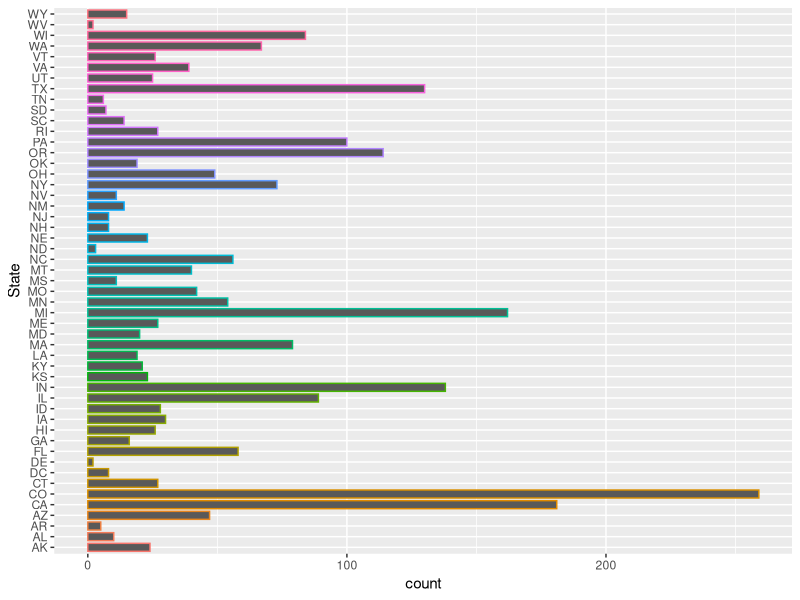

This chart was generated by the following R code:
## ---- chunk 1
#Q2 - Merge Beer and Breweries files by Brew_ID (Assumes Beers.csv file has renamed Brewery_ID to Brew_ID) and prints the first/last 6 observations.
beers <- read.csv("CleanedBeerData.csv", header = TRUE)
breweries <- read.csv("CleanedBreweryData.csv", header = TRUE)
master.file <- Reduce(function(beers, breweries) merge(beers, breweries, by="Brew_ID"), list(beers, breweries))
write.csv(master.file, file = "masterfile.csv", row.names = FALSE)
state.count <- as.data.frame(table(master.file$State))
names(state.count) <- c("State", "Brewery_Count")
state.count
library(ggplot2)
states <- data.frame(master.file$Brew_ID, master.file$State)
StatePlot <- ggplot(states, aes(x=master.file.State, color=master.file.State)) + geom_bar(stat="Count", width = 0.75) + labs(x = "State") + theme(legend.position = "none") + coord_flip()
StatePlot

## ---- chunk 2
#Q3 - Summing the NA's for each column
colSums(is.na(master.file))
## ---- chunk 3
MaxABV <- aggregate(ABV~State, data=master.file, max)
MaxABV
MaxABV[order(MaxABV$ABV),]
MaxIBU <- aggregate(IBU~State, data=master.file, max)
MaxIBU
MaxIBU[order(MaxIBU$IBU),]

